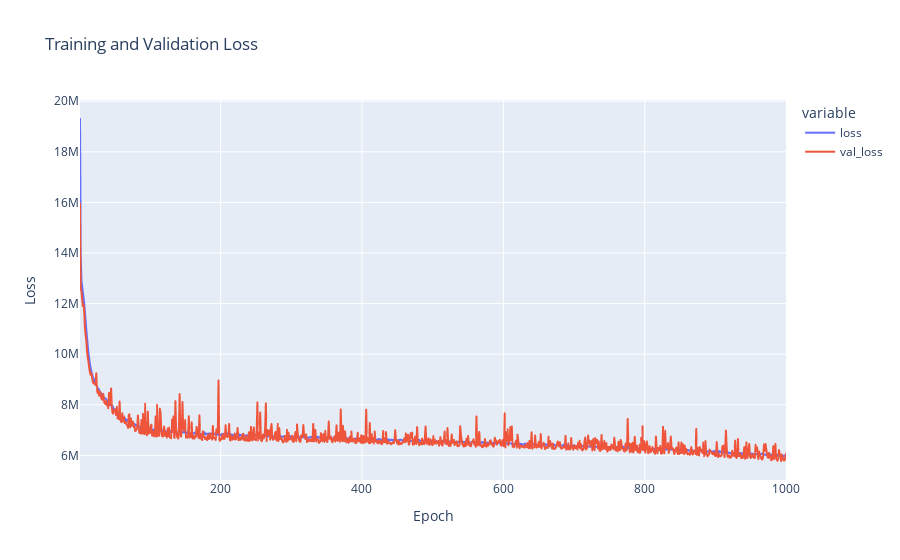
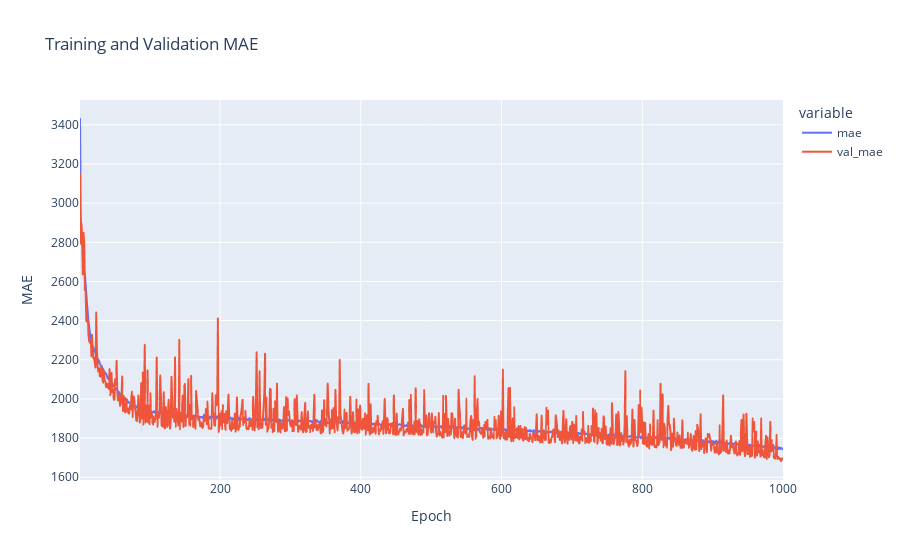

Notebook code cell kept with these figures, in order:
### Code cell
import plotly.express as px
import pandas as pd

# create a dataframe with the training history
df_graph = pd.DataFrame(history.history)

# create line charts for loss and MAE
fig = px.line(df_graph, x=df_graph.index+1, y=['loss', 'val_loss'], labels={'x':'Epoch', 'value':'Loss'},
              title='Training and Validation Loss')
fig.update_traces(mode='lines')
fig.show()

fig = px.line(df_graph, x=df_graph.index+1, y=['mae', 'val_mae'], labels={'x':'Epoch', 'value':'MAE'},
              title='Training and Validation MAE')
fig.update_traces(mode='lines')
fig.show()

### Figure 1 — Plotly figure (JSON) as saved in the notebook; plotly's stock layout.template omitted (floating-point values rounded to 4 significant figures; data arrays with more than 128 entries replaced by an {"elided": "..."} marker saying what was removed)
{"data": [{"hovertemplate": "variable=loss<br>Epoch=%{x}<br>Loss=%{y}<extra></extra>", "legendgroup": "loss", "line": {"color": "#636efa", "dash": "solid"}, "marker": {"symbol": "circle"}, "mode": "lines", "name": "loss", "showlegend": true, "type": "scattergl", "x": {"elided": "1000 int values"}, "xaxis": "x", "y": {"elided": "1000 float values"}, "yaxis": "y"}, {"hovertemplate": "variable=val_loss<br>Epoch=%{x}<br>Loss=%{y}<extra></extra>", "legendgroup": "val_loss", "line": {"color": "#EF553B", "dash": "solid"}, "marker": {"symbol": "circle"}, "mode": "lines", "name": "val_loss", "showlegend": true, "type": "scattergl", "x": {"elided": "1000 int values"}, "xaxis": "x", "y": {"elided": "1000 float values"}, "yaxis": "y"}], "layout": {"legend": {"title": {"text": "variable"}, "tracegroupgap": 0}, "title": {"text": "Training and Validation Loss"}, "xaxis": {"anchor": "y", "domain": [0, 1], "title": {"text": "Epoch"}}, "yaxis": {"anchor": "x", "domain": [0, 1], "title": {"text": "Loss"}}}}

### Figure 2 — Plotly figure (JSON) as saved in the notebook; plotly's stock layout.template omitted (floating-point values rounded to 4 significant figures; data arrays with more than 128 entries replaced by an {"elided": "..."} marker saying what was removed)
{"data": [{"hovertemplate": "variable=mae<br>Epoch=%{x}<br>MAE=%{y}<extra></extra>", "legendgroup": "mae", "line": {"color": "#636efa", "dash": "solid"}, "marker": {"symbol": "circle"}, "mode": "lines", "name": "mae", "showlegend": true, "type": "scattergl", "x": {"elided": "1000 int values"}, "xaxis": "x", "y": {"elided": "1000 float values"}, "yaxis": "y"}, {"hovertemplate": "variable=val_mae<br>Epoch=%{x}<br>MAE=%{y}<extra></extra>", "legendgroup": "val_mae", "line": {"color": "#EF553B", "dash": "solid"}, "marker": {"symbol": "circle"}, "mode": "lines", "name": "val_mae", "showlegend": true, "type": "scattergl", "x": {"elided": "1000 int values"}, "xaxis": "x", "y": {"elided": "1000 float values"}, "yaxis": "y"}], "layout": {"legend": {"title": {"text": "variable"}, "tracegroupgap": 0}, "title": {"text": "Training and Validation MAE"}, "xaxis": {"anchor": "y", "domain": [0, 1], "title": {"text": "Epoch"}}, "yaxis": {"anchor": "x", "domain": [0, 1], "title": {"text": "MAE"}}}}
